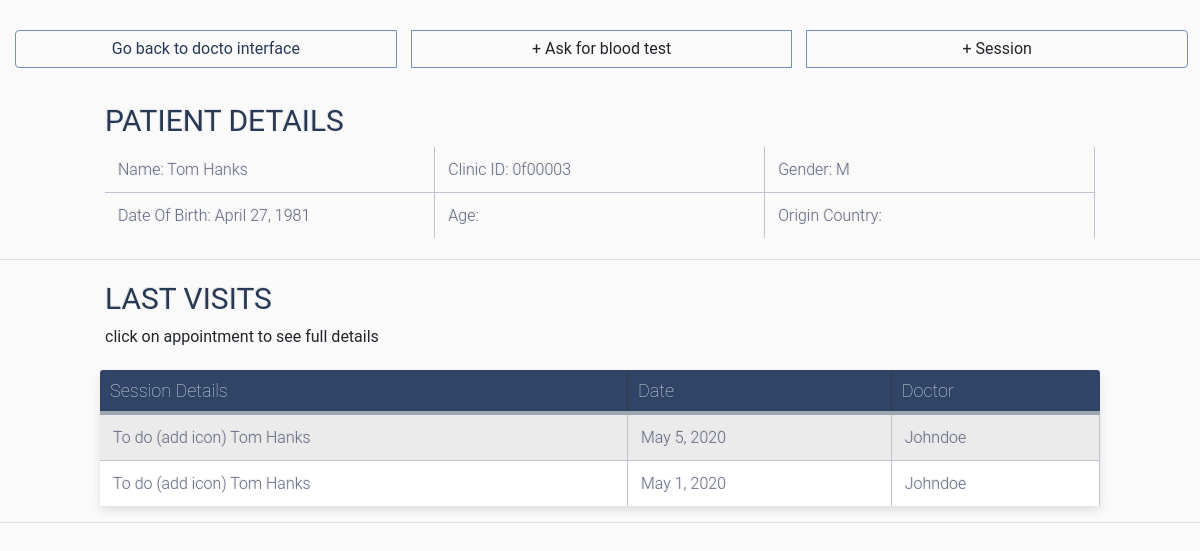
The page /doctor_interface/patient_interface/0f00003 (signed in) on the database its author committed.
### general_models/models.py (models this page shows)
class Patient(models.Model):
    first_name = models.CharField(max_length=30)
    last_name = models.CharField(max_length=30)
    gender = models.CharField(max_length=1, null=True)
    clinic_identifying_number = models.CharField(max_length=30)
    visa_number = models.CharField(max_length=30)
    language = models.CharField(max_length=30, default='English')
    phone_number = models.CharField(max_length=30, blank=True)
    origin_country = models.CharField(max_length=30, blank=True)
    date_of_birth = models.DateField(null=True)
    def __str__(self):
        return self.first_name + " " + self.last_name + "\n"

class Appointment(models.Model):
    doctor = models.ForeignKey(Doctor, on_delete=models.CASCADE)
    patient = models.ForeignKey(Patient, on_delete=models.CASCADE, null=True)
    date = models.DateField()
    time = models.TimeField()
    room = models.CharField(max_length=30, null=True)
    assigned = models.BooleanField( default=False)
    done = models.BooleanField( default=False)
    """
    @property
    def get_html_url(self):
        url = reverse('reception_desk:event_edit', args=(self.id,))
        return f'<a href="{url}"> {self.title} </a>'
    """

class Doctor(models.Model):
    user = models.OneToOneField(User, on_delete=models.CASCADE)
    specialty = models.CharField(max_length=30)
    license_number = models.CharField(max_length=30, blank=True)
    def __str__(self):
        return self.user.username

### doctor_interface/views.py (the view)
# urls.py: path('patient_interface/<str:clinic_id>', views.index_patient , name='patient_interface'),
def index_patient(request, clinic_id):
    if not(request.user.is_authenticated):
        return render(request, 'doctor_interface/not_logged_in.html')
    if not(request.user.groups.filter(name = 'Doctors').exists()):
        return render(request, 'doctor_interface/not_a_doctor.html')
    patient = gm.Patient.objects.all()
    patient = patient.filter(clinic_identifying_number = clinic_id)
    patient = patient[0] # was list of length 1. we want the patient itselfs
    age = datetime.datetime.now().year
    last_visits = gm.Appointment.objects.all()
    last_visits = last_visits.filter(patient = patient)
    context = {'patient':patient, 'last_visits':last_visits, "age":str(age)}
    return render(request, 'doctor_interface/patient_interface_home.html', context)

### doctor_interface/templates/doctor_interface/patient_interface_home.html (shortened to what this page needs)
{% load static %}
<head>
  <link rel="stylesheet" href="https://maxcdn.bootstrapcdn.com/bootstrap/4.0.0/css/bootstrap.min.css">
  <link rel="stylesheet" href="https://use.fontawesome.com/releases/v5.0.10/css/all.css">
    <link rel="stylesheet" type="text/css" href="{% static 'doctor_interface/style_interface.css'%}">
</head>
<body>
  <div class="btn-group clearfix" style="width: 99%">
    <a class="btn btn-info left clearfix" style="width:33.3%; border: 1px solid  #718fbd;" href="http://localhost:8000/doctor_interface/">Go back to docto interface</a>
    <a class="btn btn-info left clearfix" style="width:33.3%; border: 1px solid  #718fbd;">+ Ask for blood test</a>
    <a class="btn btn-info left clearfix" style="width:33.3%; border: 1px solid  #718fbd;">+ Session</a>
  </div>
  <div class="table-title">
  <h3>Patient Details</h3>
  <table style="border:0px; width: 100%;">
    <tr>
      <td style="width: 33.3%; background: transparent;">Name: {{ patient.first_name }} {{ patient.last_name }}</td>
      <td  style="width: 33.3%; background: transparent;">Clinic ID: {{ patient.clinic_identifying_number}}</td>
      <td style="width: 33.3%; background: transparent;">Gender: {{ patient.gender }}</td>
    </tr>
    <tr>
      <td style="width: 33.3%; background: transparent;">Date Of Birth: {{ patient.date_of_birth}}</td>
      <td style="width: 33.3%; background: transparent;"> Age:{{Age}} </td>
      <td style="width: 33.3%; background: transparent;">Origin Country: {{ patient.origin_country }}</td>
    </tr>
  </table>
  </div>
  <hr>
  <div class="table-title">
    <h3>Last Visits</h3>
    <p>click on appointment to see full details</p>
  </div>
  {% if last_visits %}
          <table class="table-fill">
            <thead>
              <tr>
                <th>Session Details</th>
                <th>Date</th>
                <th>Doctor</th>
              </tr>
            </thead>
            <tbody class="table-hover">
              {% for appointment in last_visits %}
              <tr>
                <td>To do (add icon) {{ appointment.patient }}</td>
                <td>{{ appointment.date }}</td>
                <td>{{ appointment.doctor }}</td>
              </tr>
            {% endfor %}
          </tbody>
          </table>
          {% else %}
          <div class="table-title">
            <p>No previous visits available</p>
          </div>
          {% endif %}
          <hr>
  </body>

### doctor_interface/static/doctor_interface/style_interface.css (style rules this page uses)
body { font-family: "Roboto", "ptsans", "Lato", "Helvetica Neue", Helvetica, Arial, sans-serif; background: #fafafa; }
div.table-title { display: block; margin: auto; max-width: 1000px; padding:5px; width: 100%; }
.table-title h3 { color: #283955; font-size: 30px; font-weight: 400; font-style:normal; font-family: "Roboto", helvetica, arial, sans-serif; text-shadow: -1px -1px 1px rgba(0, 0, 0, 0.1); text-transform:uppercase; }
.table-fill { background: white; font-family: "Roboto", helvetica, arial, sans-serif; border-radius:3px; border-collapse: collapse; height: 100px; margin: auto; max-width: 1000px; padding:5px; width: 100%; box-shadow: 0 5px 10px rgba(0, 0, 0, 0.1); animation: float 5s infinite; }
th { color:#D5DDE5; font-family: "Roboto", helvetica, arial, sans-serif; background: #304566; border-bottom:4px solid #9ea7af; border-right: 1px solid #343a45; font-size:18px; font-weight: 100; padding:10px; text-align:left; text-shadow: 0 1px 1px rgba(0, 0, 0, 0.1); vertical-align:middle; }
th:first-child { border-top-left-radius:3px; }
th:last-child { border-top-right-radius:3px; border-right:none; }
tr { border-top: 1px solid #C1C3D1; border-bottom: 1px solid #C1C3D1; font-family: "Roboto", helvetica, arial, sans-serif; color:#666B85; font-size:16px; font-weight:normal; text-shadow: 0 1px 1px rgba(256, 256, 256, 0.1); }
tr:first-child { border-top:none; }
tr:last-child { border-bottom:none; }
tr:nth-child(odd) td { background:#EBEBEB; }
td { background:#FFFFFF; font-family: "Roboto", helvetica, arial, sans-serif; padding:13px; text-align:left; vertical-align:middle; font-weight:300; font-size:16px; text-shadow: -1px -1px 1px rgba(0, 0, 0, 0.1); border-right: 1px solid #C1C3D1; }
.left { float: left; }
.btn { outline: none; color: #283955; background-color: transparent; box-shadow: 0 0 0 0; margin-right: 3px; }
.clearfix { margin: 15px; }
a { color: #718fbd; }

### rows shown on the page
Patient: first_name "Tom", last_name "Hanks", clinic_identifying_number "0f00003", gender "M", date_of_birth "April 27, 1981"
Appointment: patient "Tom Hanks", date "May 5, 2020", doctor "Johndoe"
Appointment: patient "Tom Hanks", date "May 1, 2020", doctor "Johndoe"
